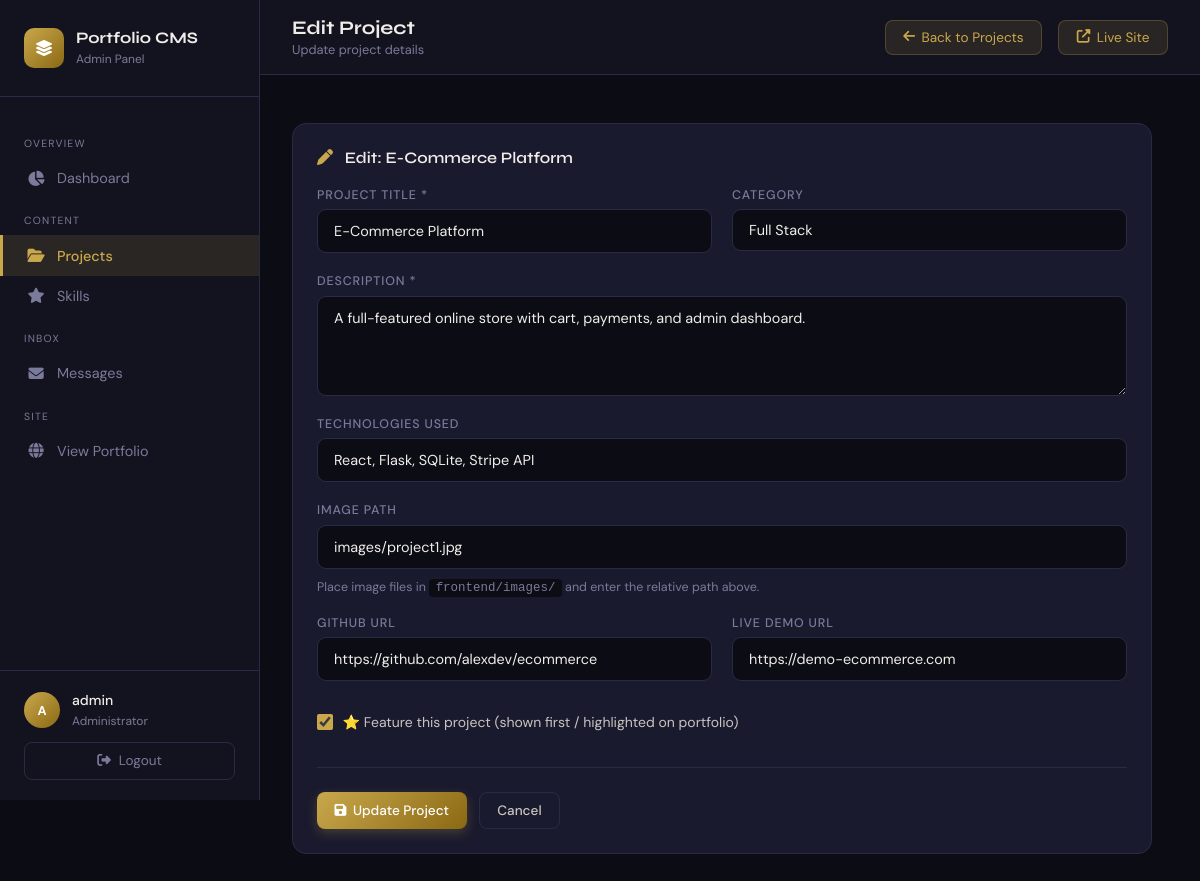
/admin/projects/edit/1 (signed in), run on the app's committed database.
### tables this page shows
CREATE TABLE projects (
        id INTEGER PRIMARY KEY AUTOINCREMENT,
        title TEXT NOT NULL,
        description TEXT NOT NULL,
        image TEXT DEFAULT 'images/placeholder.jpg',
        technologies TEXT DEFAULT '',
        github_url TEXT DEFAULT '#',
        live_url TEXT DEFAULT '#',
        category TEXT DEFAULT 'fullstack',
        featured INTEGER DEFAULT 0,
        created_at TEXT DEFAULT (datetime('now')));

### Backend/routes.py (the view, shortened to what this page needs)
@admin_bp.route("/projects/edit/<int:pid>", methods=["GET", "POST"])
@login_required
def edit_project(pid):
    db = get_db()
    project = db.execute("SELECT * FROM projects WHERE id=?", (pid,)).fetchone()
    db.close()
    if not project:
        flash("Project not found.", "danger")
        return redirect(url_for("admin.manage_projects"))
    return render_template("add_project.html", project=row_to_dict(project))

### Backend/models.py (called while the page is built)
def get_db():
    conn = sqlite3.connect(DB_PATH)
    conn.row_factory = sqlite3.Row
    conn.execute("PRAGMA journal_mode=WAL")
    return conn

def row_to_dict(row):
    return dict(row)

### Backend/routes.py (called while the page is built)
def login_required(f):
    @wraps(f)
    def decorated(*args, **kwargs):
        if "admin_id" not in session:
            flash("Please log in to access the dashboard.", "warning")
            return redirect(url_for("admin.login"))
        return f(*args, **kwargs)
    return decorated

### Backend/templates/add_project.html (shortened to what this page needs)
{% extends "base_admin.html" %}
{% block page_title %}{{ 'Edit' if project else 'Add' }} Project{% endblock %}
{% block page_subtitle %}{{ 'Update project details' if project else 'Add a new project to your portfolio' }}{% endblock %}
{% block topbar_action %}
  <a href="{{ url_for('admin.manage_projects') }}" class="topbar-btn">
    <i class="fas fa-arrow-left"></i> Back to Projects
  </a>
{% endblock %}
{% block content %}
<div style="max-width:860px;">
  <div class="card">
    <div class="card-header">
      <h2 class="card-title">
        <i class="fas fa-{{ 'pen' if project else 'plus' }}" style="color:var(--gold);margin-right:0.5rem;"></i>
        {{ 'Edit: ' + project.title if project else 'New Project' }}
      </h2>
    </div>
    <form method="POST"
          action="{{ url_for('admin.edit_project', project_id=project.id) if project else url_for('admin.add_project') }}">
      <div class="form-grid">
        <div class="form-group">
          <label class="form-label" for="title">Project Title *</label>
          <input class="form-input" type="text" id="title" name="title"
                 placeholder="e.g. E-Commerce Platform"
                 value="{{ project.title if project else '' }}" required>
        </div>
        <div class="form-group">
          <label class="form-label" for="category">Category</label>
          <select class="form-select" id="category" name="category">
            <option value="fullstack" {{ 'selected' if project and project.category == 'fullstack' }}>Full Stack</option>
          </select>
        </div>
        <div class="form-group full">
          <label class="form-label" for="description">Description *</label>
          <textarea class="form-textarea" id="description" name="description"
                    placeholder="Describe what the project does, what problems it solves..."
                    rows="4" required>{{ project.description if project else '' }}</textarea>
        </div>
        <div class="form-group full">
          <label class="form-label" for="technologies">Technologies Used</label>
          <input class="form-input" type="text" id="technologies" name="technologies"
                 placeholder="e.g. React, Flask, SQLite, Stripe API  (comma-separated)"
                 value="{{ project.technologies if project else '' }}">
        </div>
        <div class="form-group full">
          <label class="form-label" for="image">Image Path</label>
          <input class="form-input" type="text" id="image" name="image"
                 placeholder="e.g. images/project1.jpg  or  https://example.com/img.png"
                 value="{{ project.image if project else 'images/placeholder.jpg' }}">
          <small style="color:var(--muted);font-size:0.78rem;margin-top:0.25rem;">
            Place image files in <code style="background:var(--bg);padding:0.1rem 0.4rem;border-radius:4px;">frontend/images/</code>
            and enter the relative path above.
          </small>
        </div>
        <div class="form-group">
          <label class="form-label" for="github_url">GitHub URL</label>
          <input class="form-input" type="url" id="github_url" name="github_url"
                 placeholder="https://github.com/username/repo"
                 value="{{ project.github_url if project else '' }}">
        </div>
        <div class="form-group">
          <label class="form-label" for="live_url">Live Demo URL</label>
          <input class="form-input" type="url" id="live_url" name="live_url"
                 placeholder="https://yourproject.com"
                 value="{{ project.live_url if project else '' }}">
        </div>
        <div class="form-group full">
          <div class="checkbox-wrap">
            <input type="checkbox" id="featured" name="featured"
                   {{ 'checked' if project and project.featured }}>
            <label for="featured">
              ⭐ Feature this project (shown first / highlighted on portfolio)
            </label>
          </div>
        </div>
      </div>
      <div class="form-actions">
        <button type="submit" class="btn btn-primary">
          <i class="fas fa-{{ 'save' if project else 'plus' }}"></i>
          {{ 'Update Project' if project else 'Add Project' }}
        </button>
        <a href="{{ url_for('admin.manage_projects') }}" class="btn btn-outline">
          Cancel
        </a>
      </div>
    </form>
  </div>
</div>
{% endblock %}

### data on the page
projects: title "Edit: E-Commerce Platform", title "E-Commerce Platform", description "A full-featured online store with cart, payments, and admin dashboard.", technologies "React, Flask, SQLite, Stripe API", image "images/project1.jpg", github_url "https://github.com/alexdev/ecommerce", live_url "https://demo-ecommerce.com"

### other printed values
{{ (session.admin_name or 'A')[0]|upper }} "A"
{{ session.admin_name }} "admin"
{{ 'Edit' if project else 'Add' }} "Edit"
{{ 'Update Project' if project else 'Add Project' }} "Update Project"
